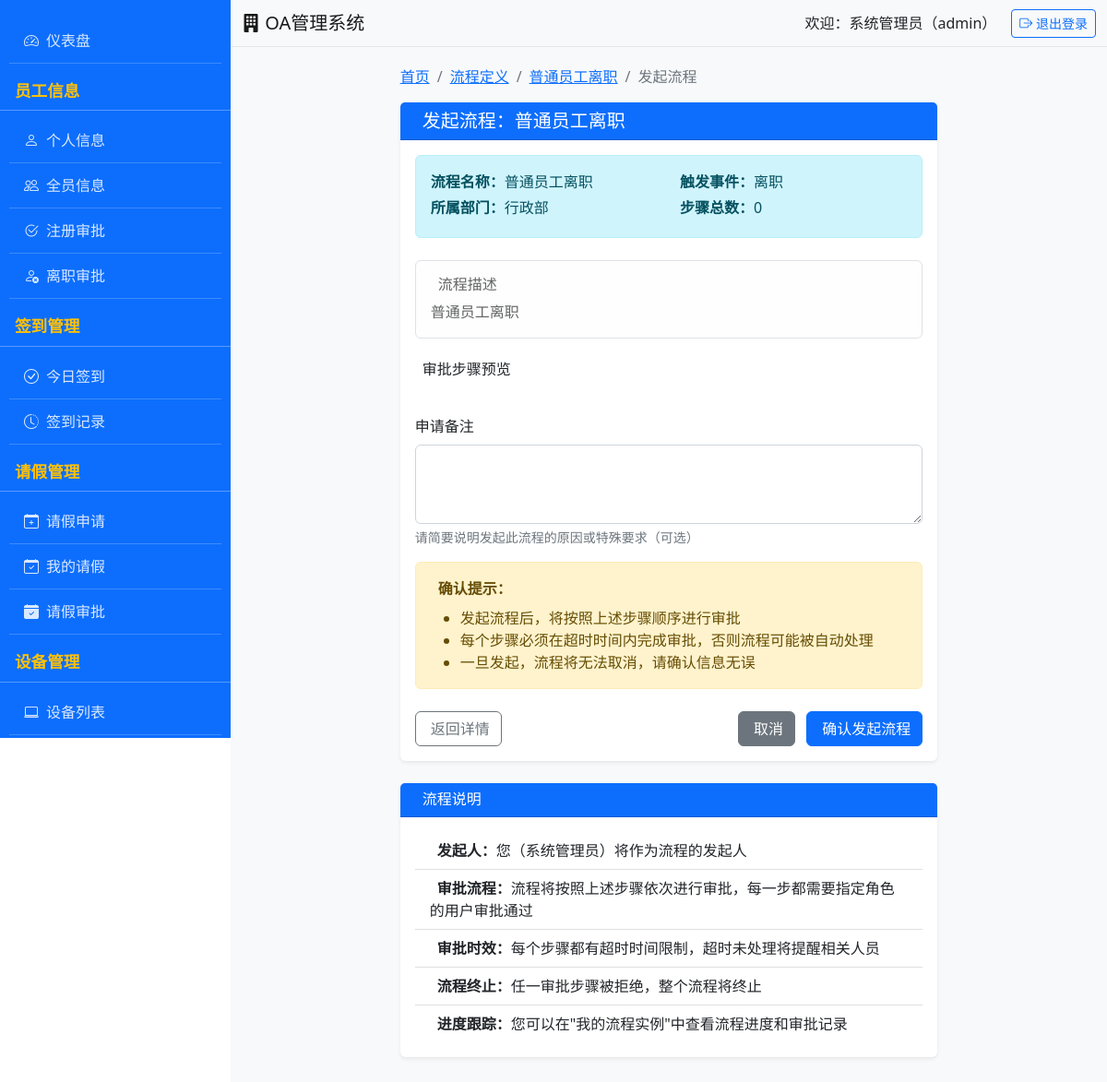
/workflow/start/1 (signed in), run on the app's committed database.
### app.py (models this page shows)
class WorkflowDefinition(db.Model):
    __tablename__ = 'workflow_definitions'
    id = db.Column(db.Integer, primary_key=True)
    name = db.Column(db.String(100), nullable=False)  # 流程名称
    description = db.Column(db.String(500))  # 流程描述
    trigger_event = db.Column(db.String(50), nullable=False)  # 触发事件：如"请假"、"设备领用"
    department = db.Column(db.String(50), nullable=False)  # 所属部门
    status = db.Column(db.String(20), default='启用')  # 启用/停用
    created_by = db.Column(db.Integer, db.ForeignKey('user.id'))
    created_time = db.Column(db.DateTime, default=datetime.now)
    steps = db.relationship('WorkflowStep', backref='definition', cascade='all, delete-orphan')

### app.py (the view, shortened to what this page needs)
@app.route('/workflow/start/<int:def_id>', methods=['GET', 'POST'])
@login_required
def start_workflow(def_id):
    definition = WorkflowDefinition.query.get_or_404(def_id)
    return render_template('workflow/start.html', definition=definition)

### app.py (called while the page is built)
def login_required(f):
    @wraps(f)
    def decorated_function(*args, **kwargs):
        if 'user_id' not in session:
            flash('请先登录！', 'warning')
            return redirect(url_for('login'))
        return f(*args, **kwargs)
    return decorated_function

### templates/workflow/start.html (shortened to what this page needs)
{% extends "base.html" %}
{% block content %}
<div class="container-fluid">
    <div class="row">
        <div class="col-md-8 offset-md-2">
            <nav aria-label="breadcrumb">
                <ol class="breadcrumb">
                    <li class="breadcrumb-item"><a href="{{ url_for('dashboard') }}">首页</a></li>
                    <li class="breadcrumb-item"><a href="{{ url_for('workflow_definitions') }}">流程定义</a></li>
                    <li class="breadcrumb-item"><a href="{{ url_for('workflow_definition_detail', def_id=definition.id) }}">{{ definition.name }}</a></li>
                    <li class="breadcrumb-item active" aria-current="page">发起流程</li>
                </ol>
            </nav>
            <div class="card">
                <div class="card-header">
                    <h5 class="mb-0">
                        发起流程：{{ definition.name }}
                    </h5>
                </div>
                <div class="card-body">
                    {% if definition.status == '停用' %}
                        <div class="alert alert-danger">
                            <i class="fas fa-exclamation-triangle me-2"></i>
                            该流程定义已停用，无法发起新的流程实例。
                        </div>
                        <div class="text-center mt-4">
                            <a href="{{ url_for('workflow_definitions') }}" class="btn btn-primary">
                                <i class="fas fa-arrow-left me-1"></i> 返回流程列表
                            </a>
                        </div>
                    {% else %}
                        <div class="alert alert-info mb-4">
                            <div class="row">
                                <div class="col-md-6">
                                    <p class="mb-1"><strong>流程名称：</strong>{{ definition.name }}</p>
                                    <p class="mb-1"><strong>所属部门：</strong>{{ definition.department }}</p>
                                </div>
                                <div class="col-md-6">
                                    <p class="mb-1"><strong>触发事件：</strong>{{ definition.trigger_event }}</p>
                                    <p class="mb-0"><strong>步骤总数：</strong>{{ steps|length }}</p>
                                </div>
                            </div>
                        </div>
                        {% if definition.description %}
                            <div class="alert alert-light border mb-4">
                                <h6 class="alert-heading">
                                    流程描述
                                </h6>
                                <p class="mb-0">{{ definition.description }}</p>
                            </div>
                        {% endif %}
                        <div class="mb-4">
                            <h6 class="mb-3">
                                审批步骤预览
                            </h6>
                        </div>
                        <form method="POST" action="{{ url_for('start_workflow', def_id=definition.id) }}">
                            {% if definition.trigger_event == '请假' %}
                                <div class="mb-4">
                                    <h6 class="mb-3">
                                        <i class="fas fa-sticky-note me-2"></i>请假信息
                                    </h6>
                                    <div class="alert alert-warning">
                                        <i class="fas fa-exclamation-circle me-2"></i>
                                        请先在请假管理页面填写具体的请假信息，此处仅发起流程审批。
                                    </div>
                                </div>
                            {% else %}
                                <div class="mb-3">
                                    <label for="remarks" class="form-label">申请备注</label>
                                    <textarea class="form-control" id="remarks" name="remarks" rows="3" maxlength="500"></textarea>
                                    <div class="form-text">请简要说明发起此流程的原因或特殊要求（可选）</div>
                                </div>
                            {% endif %}
                            <div class="alert alert-warning">
                                <strong>确认提示：</strong>
                                <ul class="mb-0 mt-2">
                                    <li>发起流程后，将按照上述步骤顺序进行审批</li>
                                    <li>每个步骤必须在超时时间内完成审批，否则流程可能被自动处理</li>
                                    <li>一旦发起，流程将无法取消，请确认信息无误</li>
                                </ul>
                            </div>
                            <div class="d-flex justify-content-between mt-4">
                                <a href="{{ url_for('workflow_definition_detail', def_id=definition.id) }}"
                                   class="btn btn-outline-secondary">
                                     返回详情
                                </a>
                                <div>
                                    <button type="button" class="btn btn-secondary me-2" onclick="history.back()">
                                         取消
                                    </button>
                                    <button type="submit" class="btn btn-primary" onclick="return confirmSubmit()">
                                         确认发起流程
                                    </button>
                                </div>
                            </div>
                        </form>
                    {% endif %}
                </div>
            </div>
            <div class="card mt-4">
                <div class="card-header">
                    <h6 class="mb-0">
                        流程说明
                    </h6>
                </div>
                <div class="card-body">
                    <ul class="list-group list-group-flush">
                        <li class="list-group-item">
                            <strong>发起人：</strong>您（{{ session.real_name }}）将作为流程的发起人
                        </li>
                        <li class="list-group-item">
                            <strong>审批流程：</strong>流程将按照上述步骤依次进行审批，每一步都需要指定角色的用户审批通过
                        </li>
                        <li class="list-group-item">
                            <strong>审批时效：</strong>每个步骤都有超时时间限制，超时未处理将提醒相关人员
                        </li>
                        <li class="list-group-item">
                            <strong>流程终止：</strong>任一审批步骤被拒绝，整个流程将终止
                        </li>
                        <li class="list-group-item">
                            <strong>进度跟踪：</strong>您可以在"我的流程实例"中查看流程进度和审批记录
                        </li>
                    </ul>
                </div>
            </div>
        </div>
    </div>
</div>
{% endblock %}

### templates/base.html (style rules this page uses)
.card { box-shadow: 0 0.125rem 0.25rem rgba(0, 0, 0, 0.075); border: none; margin-bottom: 20px; }
.card-header { background-color: #0d6efd; color: white; }

### data on the page
WorkflowDefinition: name "普通员工离职", department "行政部", trigger_event "离职", description "普通员工离职"

### other printed values
{{ session.real_name }} "系统管理员"
{{ session.role }} "admin"
{{ steps|length }} "0"
